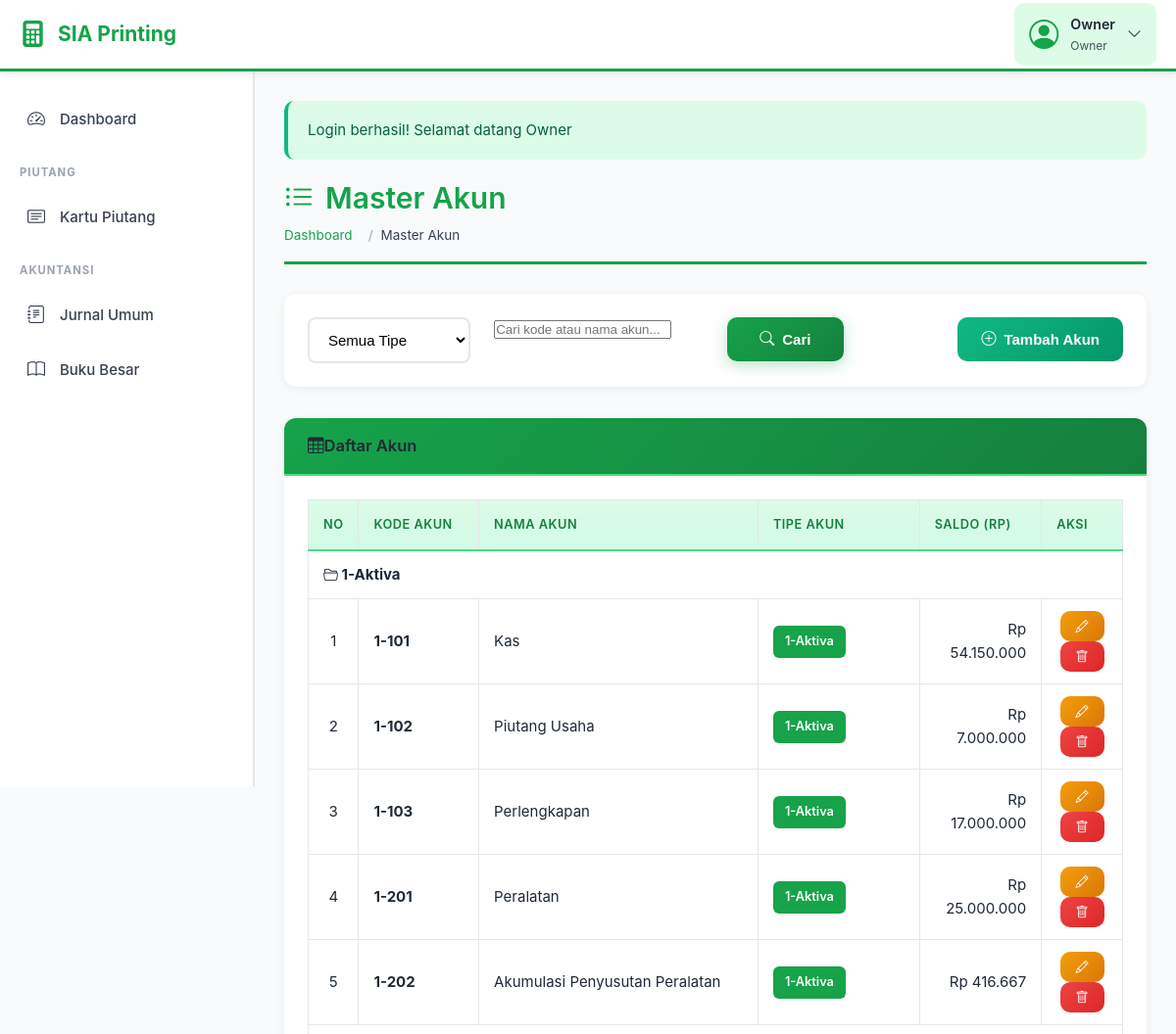
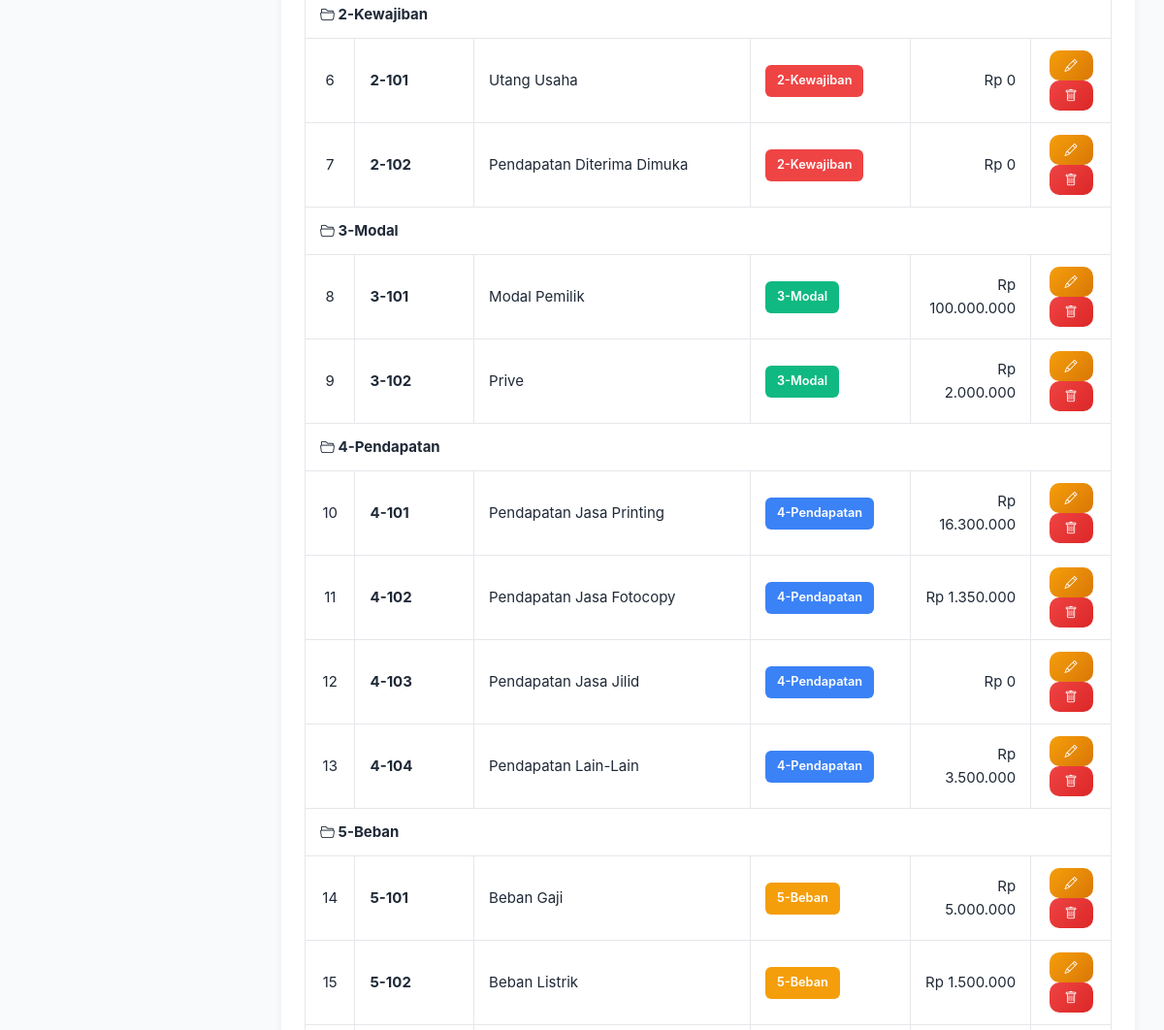
The app's page /master-akun.php (signed in, upper part), older data (2 pictures, top to bottom).
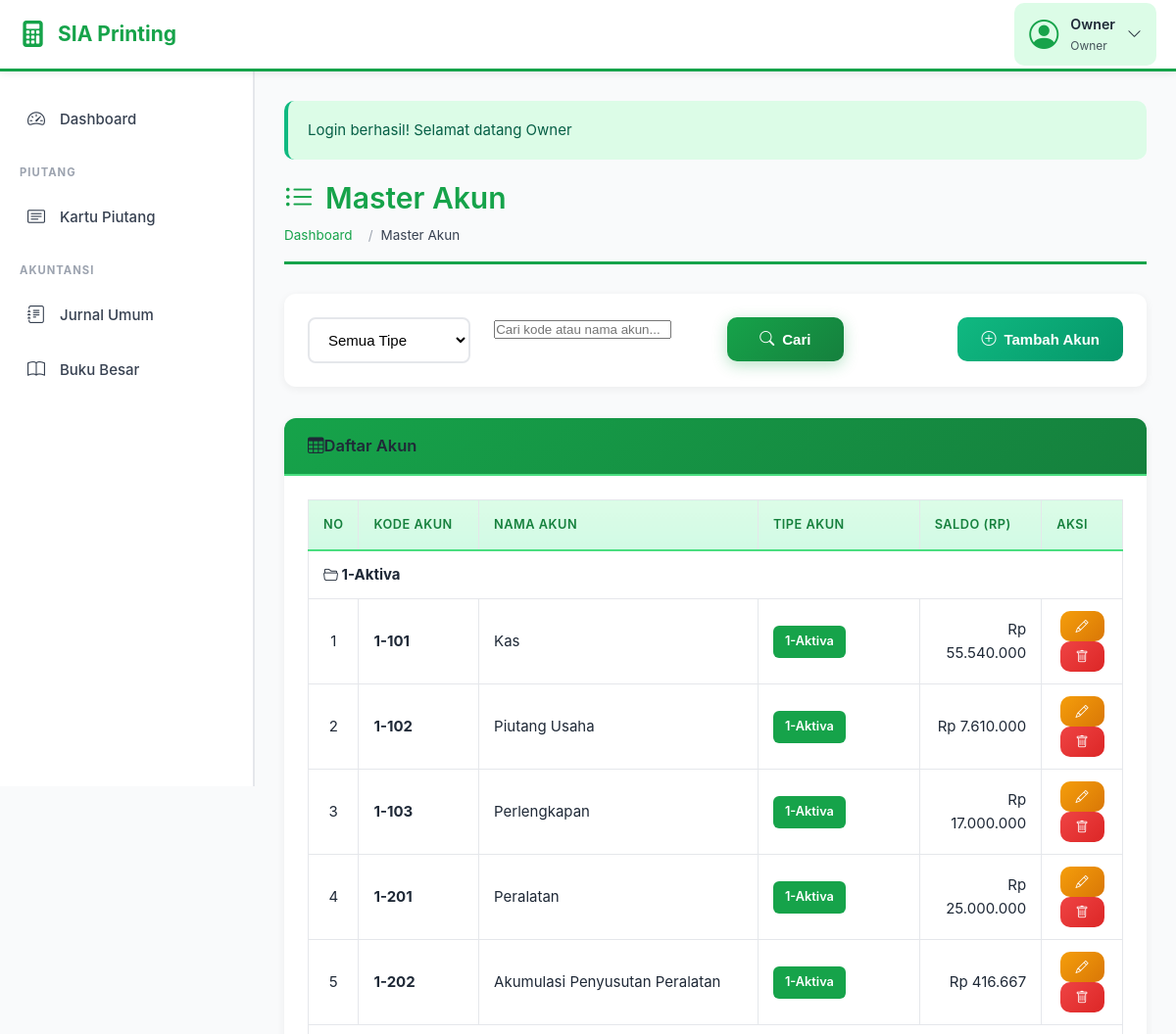
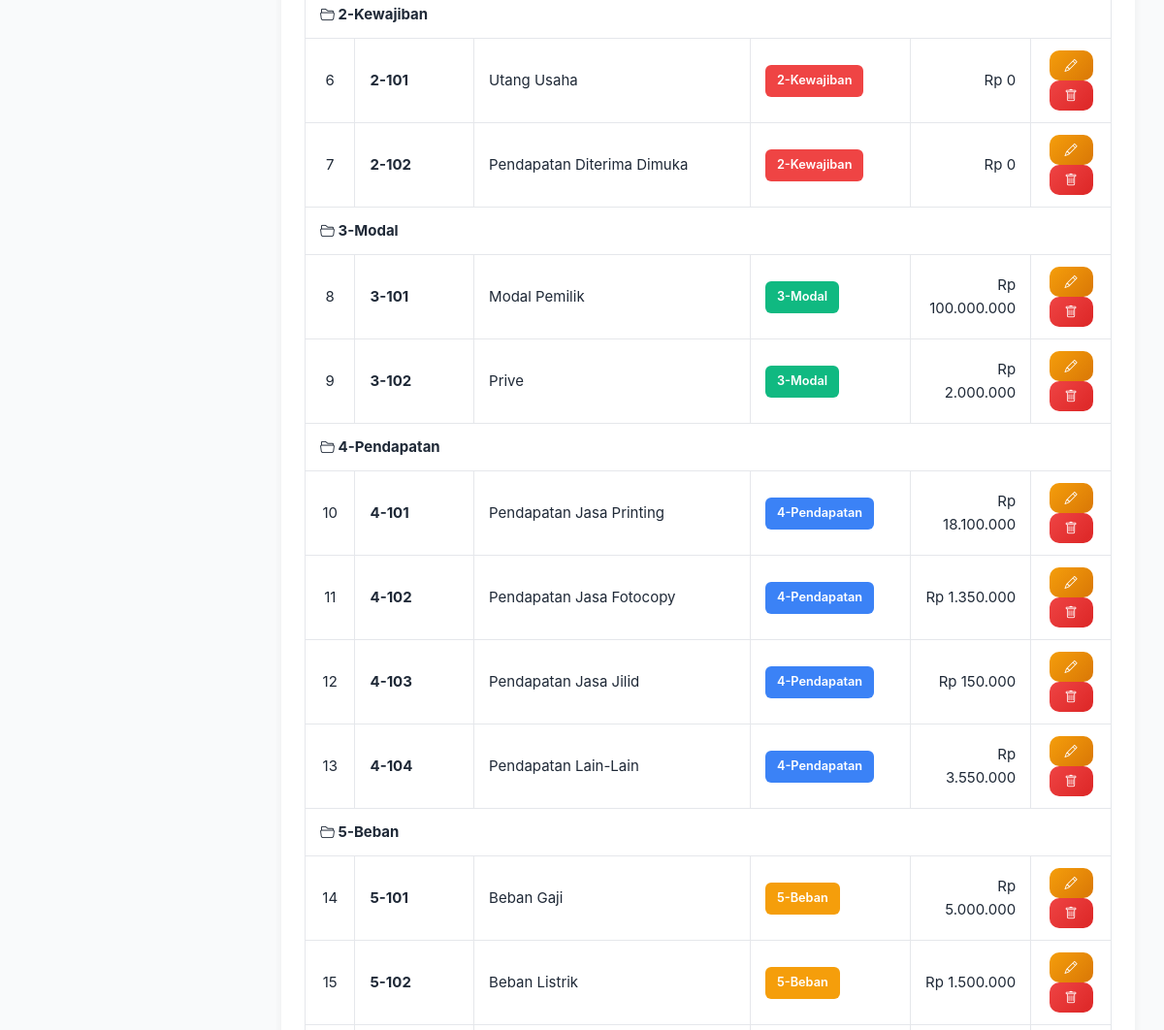
The same page, newer data (2 pictures, top to bottom).
### tables this page shows
CREATE TABLE `master_akun` (
  `id_akun` int(11) NOT NULL,
  `kode_akun` varchar(20) NOT NULL,
  `nama_akun` varchar(100) NOT NULL,
  `tipe_akun` enum('1-Aktiva','2-Kewajiban','3-Modal','4-Pendapatan','5-Beban') NOT NULL,
  `saldo` decimal(15,2) DEFAULT 0.00,
  `created_at` timestamp NOT NULL DEFAULT current_timestamp()
);

### config.php (called while the page is built, shortened)
<?php
function format_rupiah($angka) {
    return 'Rp ' . number_format($angka, 0, ',', '.');
}
?>

### master-akun.php (the view, shortened to what the changed rows need)
<?php
require_once 'config.php';
$filter_tipe = isset($_GET['filter_tipe']) ? $_GET['filter_tipe'] : '';
$query = "SELECT * FROM master_akun WHERE 1=1";
$query .= " ORDER BY kode_akun ASC";
$result = $conn->query($query);
include 'includes/header.php';
?>
<div class="page-title">
    <h1><i class="bi bi-list-ul me-2"></i>Master Akun</h1>
</div>
<div class="card">
    <div class="card-body">
        <div class="table-responsive">
            <table class="table table-hover table-bordered">
                <thead class="table-light">
                    <tr>
                        <th width="5%" class="text-center">No</th>
                        <th width="15%">Kode Akun</th>
                        <th width="35%">Nama Akun</th>
                        <th width="20%">Tipe Akun</th>
                        <th width="15%" class="text-end">Saldo (Rp)</th>
                        <th width="10%" class="text-center">Aksi</th>
                    </tr>
                </thead>
                <tbody>
                    <?php if ($result->num_rows > 0): ?>
                        <?php
                        $no = 1;
                        $current_tipe = '';
                        while ($row = $result->fetch_assoc()):
                            if ($current_tipe != $row['tipe_akun'] && !$filter_tipe) {
                                $current_tipe = $row['tipe_akun'];
                        ?>
                                <tr class="table-secondary">
                                    <td colspan="6" class="fw-bold">
                                        <i class="bi bi-folder2-open me-2"></i>
                                        <?php echo $current_tipe; ?>
                                    </td>
                                </tr>
                        <?php } ?>
                            <tr>
                                <td class="text-center"><?php echo $no++; ?></td>
                                <td><strong><?php echo $row['kode_akun']; ?></strong></td>
                                <td><?php echo $row['nama_akun']; ?></td>
                                <td>
                                    <span class="badge <?php
                                        echo (strpos($row['tipe_akun'], '1-') !== false) ? 'bg-primary' :
                                             ((strpos($row['tipe_akun'], '2-') !== false) ? 'bg-danger' :
                                             ((strpos($row['tipe_akun'], '3-') !== false) ? 'bg-success' :
                                             ((strpos($row['tipe_akun'], '4-') !== false) ? 'bg-info' : 'bg-warning')));
                                    ?>">
                                        <?php echo $row['tipe_akun']; ?>
                                    </span>
                                </td>
                                <td class="text-end">
                                    <?php echo format_rupiah($row['saldo']); ?>
                                </td>
                                <td class="text-center">
                                    <button type="button" class="btn btn-sm btn-warning"
                                            onclick="editAkun(<?php echo htmlspecialchars(json_encode($row)); ?>)">
                                        <i class="bi bi-pencil"></i>
                                    </button>
                                    <button type="button" class="btn btn-sm btn-danger"
                                            onclick="hapusAkun(<?php echo $row['id_akun']; ?>, '<?php echo $row['kode_akun']; ?>', '<?php echo $row['nama_akun']; ?>')">
                                        <i class="bi bi-trash"></i>
                                    </button>
                                </td>
                            </tr>
                        <?php endwhile; ?>
                    <?php endif; ?>
                </tbody>
            </table>
        </div>
    </div>
</div>
<?php include 'includes/footer.php'; ?>

Row changes from the older to the newer data that the page shows:
changed master_akun "Kas": saldo "Rp 54.150.000" → "Rp 55.540.000"
changed master_akun "Piutang Usaha": saldo "Rp 7.000.000" → "Rp 7.610.000"
changed master_akun "Pendapatan Jasa Printing": saldo "Rp 16.300.000" → "Rp 18.100.000"
changed master_akun "Pendapatan Jasa Jilid": saldo "Rp 0" → "Rp 150.000"
changed master_akun "Pendapatan Lain-Lain": saldo "Rp 3.500.000" → "Rp 3.550.000"
